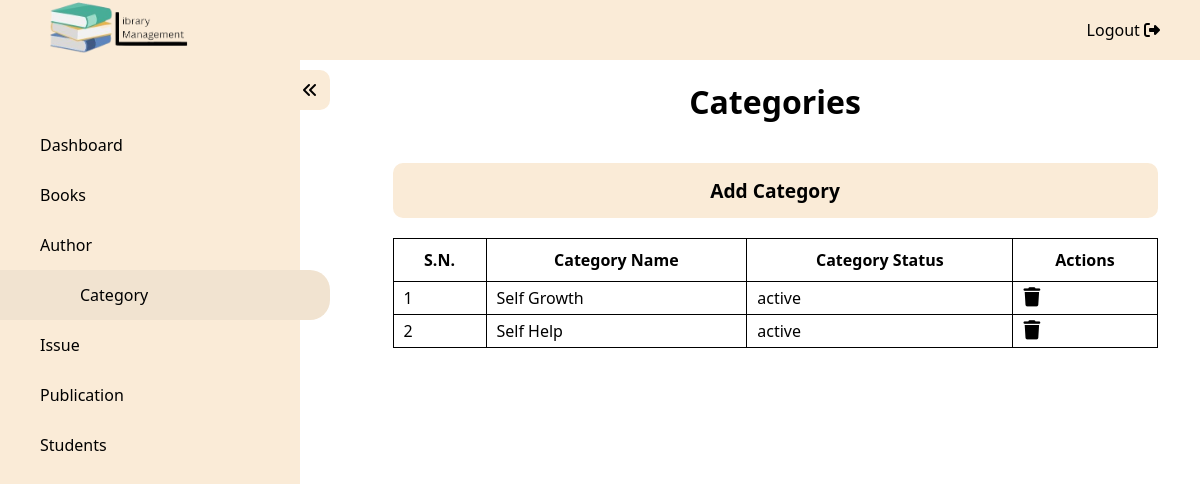
The page /admin/category.php (signed in) on the database as committed earlier.
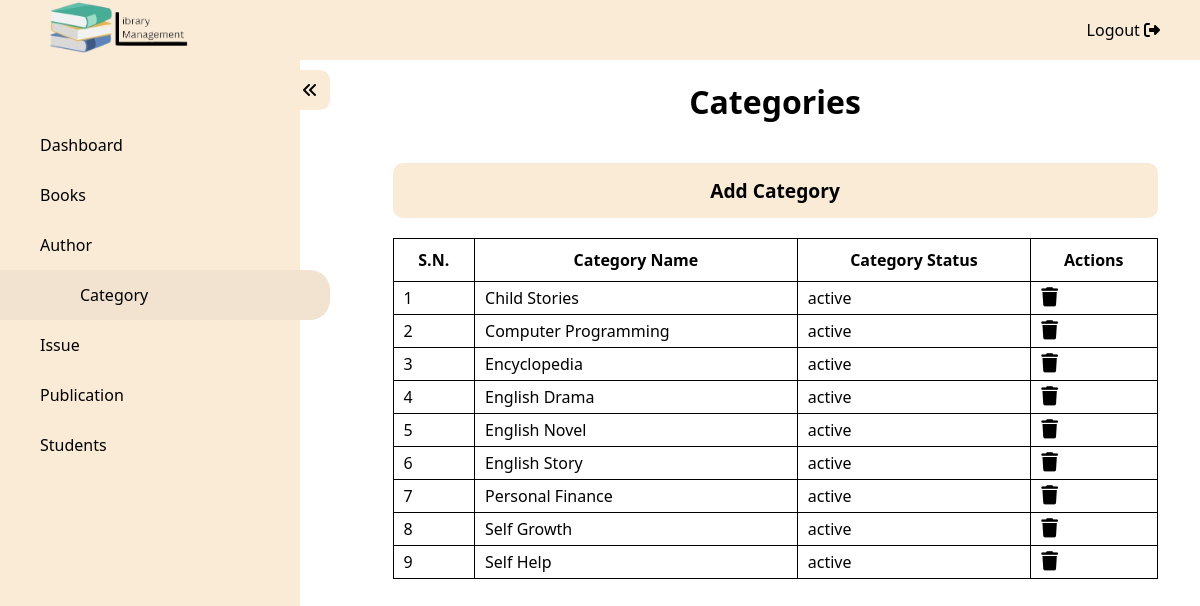
The same page on the database as committed later.
### tables this page shows
CREATE TABLE `Category_Details` (
  `CAT_ID` int NOT NULL,
  `CAT_Name` varchar(100) NOT NULL,
  `CAT_Status` varchar(50) NOT NULL
);

### admin/category.php (the view, shortened to what this page needs)
<?php
require("../config/db_connect.php");
?>
<!DOCTYPE html>
<html lang="en">
<head>
    <link rel="stylesheet" href="https://cdnjs.cloudflare.com/ajax/libs/font-awesome/6.2.1/css/all.min.css" />
    <link rel="stylesheet" href="../assets/css/index.css" />
    <link rel="stylesheet" href="../assets/css/details.css">
</head>
<body>
    <nav id="topbar">
        <div class="logo"><a href="../index.php"><img src="../assets/image/logo.png" /></a></div>
        <ul>
            <li><a href="../functions/logout.php">Logout <i class="fa-solid fa-right-from-bracket"></i></a> </li>
        </ul>
    </nav>
    <div class="wrapper">
        <nav id="sidebar" class="activeSidebar">
            <div class="iconParent">
                <i class="fa-solid fa-angles-left icon"></i>
            </div>
            <ul>
                <a href="./dashboard.php">
                    <li>Dashboard</li>
                </a>
                <a href="./books.php">
                    <li>Books</li>
                </a>
                <a href="./author.php">
                    <li>Author</li>
                </a>
                <a href="./category.php">
                    <li class="active">Category</li>
                </a>
                <a href="./issue.php">
                    <li>Issue</li>
                </a>
                <a href="./publication.php">
                    <li>Publication</li>
                </a>
                <a href="./student_details.php">
                    <li>Students</li>
                </a>
            </ul>
        </nav>
        <div class="content">
            <h1>Categories</h1>
            <a href="./addCategory.php">
                <button>Add Category</button>
            </a>
            <table>
                <thead>
                    <tr>
                        <th>S.N.</th>
                        <th>Category Name</th>
                        <th>Category Status</th>
                        <th>Actions</th>
                    </tr>
                </thead>
                <tbody>
                    <?php
                    $res = mysqli_query($conn, "SELECT * FROM Category_Details ORDER BY Category_Details.CAT_Name ASC");
                    if (mysqli_num_rows($res) == 0) {
                        echo "<p>No records Found.</p>";
                    } else {
                        $i = 1;
                        while ($row = mysqli_fetch_array($res)) {
                            $id = $row['CAT_ID'];
                            $name = $row['CAT_Name'];
                            $status = $row['CAT_Status'];
                    ?>
                            <tr>
                                <td><?php echo $i; ?></td>
                                <td><?php echo $name; ?></td>
                                <td><?php echo $status ?></td>
                                <td><?php echo "<a href='../functions/deleteCategory.php?id=" . $id . "'>" ?><i class="fa-solid fa-trash"></i></a></td>
                            </tr>
                    <?php
                            $i++;
                        }
                    }
                    ?>
                </tbody>
            </table>
        </div>
    </div>
</body>
</html>

### assets/css/index.css (style rules this page uses)
* { margin: 0; padding: 0; box-sizing: border-box; font-family: "Segoe UI", Tahoma, Geneva, Verdana, sans-serif; }
a { text-decoration: none; color: black; }
#topbar { height: 60px; width: 100vw; background-color: antiquewhite; display: flex; justify-content: space-between; align-items: center; padding: 0 40px; position: fixed; z-index: 100; inset: 0; }
#topbar .logo img { height: 60px; }
#topbar ul { list-style: none; display: flex; gap: 20px; }
#topbar ul li { cursor: pointer; }
#sidebar { height: calc(100vh - 60px); min-width: 300px !important; background-color: antiquewhite; position: relative; width: 300px; transform: translateX(-100%); transition: transform 0.5s ease; position: fixed; z-index: 100; top: 60px; }
#sidebar .iconParent { height: 40px; width: 40px; background-color: antiquewhite; position: absolute; top: 10px; right: -30px; border-top-right-radius: 10px; border-bottom-right-radius: 10px; line-height: 40px; text-align: center; cursor: pointer; z-index: 100; }
.activeSidebar { transform: translateX(0) !important; }
#sidebar ul { height: 100%; width: 100%; display: flex; flex-direction: column; align-items: center; list-style: none; padding: 60px 0; }
#sidebar ul a { width: 100%; }
#sidebar ul a li { height: 50px; width: 100%; line-height: 50px; padding-left: 40px; cursor: pointer; }
#sidebar ul .active, #sidebar ul li:hover { width: 110%; border-top-right-radius: 20px; border-bottom-right-radius: 20px; background-color: rgb(241, 227, 208); padding-left: 80px; transition: all 0.2s ease; }
.content { margin-top: 60px; margin-left: 350px; transition: margin-left 0.5s; padding-top: 20px; }

### assets/css/details.css (style rules this page uses)
.content { display: flex; justify-content: center; align-items: center; flex-direction: column; }
h1 { text-align: center; margin-bottom: 20px; }
.content a { width: 90%; margin: 20px auto; }
.content a button { width: 100%; padding: 14px; cursor: pointer; border: none; background-color: antiquewhite; border-radius: 10px; font-size: 1.2rem; font-weight: bold; }
table { min-width: 90%; border-collapse: collapse; margin: 0 auto; overflow-x: auto; }
th { border: 1px solid black; padding: 10px; }
td { border: 1px solid black; padding: 5px 10px; }
table i { font-size: 1.2rem; cursor: pointer; margin-right: 10px; }

Rows that differ between the two databases and show on the page:
added category_details: CAT_Name "Child Stories", CAT_Status "active"
added category_details: CAT_Name "Computer Programming", CAT_Status "active"
added category_details: CAT_Name "Encyclopedia", CAT_Status "active"
added category_details: CAT_Name "English Drama", CAT_Status "active"
added category_details: CAT_Name "English Novel", CAT_Status "active"
added category_details: CAT_Name "English Story", CAT_Status "active"
added category_details: CAT_Name "Personal Finance", CAT_Status "active"
